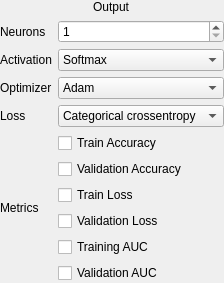
<?xml version="1.0" encoding="UTF-8"?>
<ui version="4.0">
 <class>OutputLayer</class>
 <widget class="QWidget" name="OutputLayer">
  <property name="geometry">
   <rect>
    <x>0</x>
    <y>0</y>
    <width>218</width>
    <height>275</height>
   </rect>
  </property>
  <property name="windowTitle">
   <string>Form</string>
  </property>
  <layout class="QGridLayout" name="gridLayout">
   <property name="leftMargin">
    <number>0</number>
   </property>
   <property name="topMargin">
    <number>0</number>
   </property>
   <property name="rightMargin">
    <number>0</number>
   </property>
   <property name="bottomMargin">
    <number>0</number>
   </property>
   <item row="1" column="0">
    <widget class="QLabel" name="lbl_neurons">
     <property name="text">
      <string>Neurons</string>
     </property>
    </widget>
   </item>
   <item row="1" column="1">
    <widget class="QSpinBox" name="spin_neurons">
     <property name="minimum">
      <number>1</number>
     </property>
     <property name="maximum">
      <number>10000</number>
     </property>
    </widget>
   </item>
   <item row="2" column="0">
    <widget class="QLabel" name="lbl_activation">
     <property name="text">
      <string>Activation</string>
     </property>
    </widget>
   </item>
   <item row="2" column="1">
    <widget class="QComboBox" name="combo_activation">
     <item>
      <property name="text">
       <string>Softmax</string>
      </property>
     </item>
     <item>
      <property name="text">
       <string>Tanh</string>
      </property>
     </item>
     <item>
      <property name="text">
       <string>Sigmoid</string>
      </property>
     </item>
     <item>
      <property name="text">
       <string>Linear</string>
      </property>
     </item>
     <item>
      <property name="text">
       <string>Relu</string>
      </property>
     </item>
    </widget>
   </item>
   <item row="3" column="0">
    <widget class="QLabel" name="lbl_optimizer">
     <property name="text">
      <string>Optimizer</string>
     </property>
    </widget>
   </item>
   <item row="3" column="1">
    <widget class="QComboBox" name="combo_optimizer">
     <item>
      <property name="text">
       <string>Adam</string>
      </property>
     </item>
    </widget>
   </item>
   <item row="4" column="0">
    <widget class="QLabel" name="lbl_loss">
     <property name="text">
      <string>Loss</string>
     </property>
    </widget>
   </item>
   <item row="4" column="1">
    <widget class="QComboBox" name="combo_loss">
     <item>
      <property name="text">
       <string>Categorical crossentropy</string>
      </property>
     </item>
     <item>
      <property name="text">
       <string>MSE</string>
      </property>
     </item>
    </widget>
   </item>
   <item row="5" column="0">
    <widget class="QLabel" name="lbl_metrics">
     <property name="text">
      <string>Metrics</string>
     </property>
    </widget>
   </item>
   <item row="5" column="1">
    <layout class="QVBoxLayout" name="layout_metrics">
     <item>
      <widget class="QCheckBox" name="cbx_train_accuracy">
       <property name="text">
        <string>Train Accuracy</string>
       </property>
      </widget>
     </item>
     <item>
      <widget class="QCheckBox" name="cbx_val_accuracy">
       <property name="text">
        <string>Validation Accuracy</string>
       </property>
      </widget>
     </item>
     <item>
      <widget class="QCheckBox" name="cbx_train_loss">
       <property name="text">
        <string>Train Loss</string>
       </property>
      </widget>
     </item>
     <item>
      <widget class="QCheckBox" name="cbx_val_loss">
       <property name="text">
        <string>Validation Loss</string>
       </property>
      </widget>
     </item>
     <item>
      <widget class="QCheckBox" name="cbx_train_auc">
       <property name="text">
        <string>Training AUC</string>
       </property>
      </widget>
     </item>
     <item>
      <widget class="QCheckBox" name="cbx_val_auc">
       <property name="text">
        <string>Validation AUC</string>
       </property>
      </widget>
     </item>
    </layout>
   </item>
   <item row="0" column="0" colspan="2" alignment="Qt::AlignHCenter|Qt::AlignTop">
    <widget class="QLabel" name="lbl_name">
     <property name="text">
      <string>Output</string>
     </property>
    </widget>
   </item>
  </layout>
 </widget>
 <resources/>
 <connections/>
</ui>
